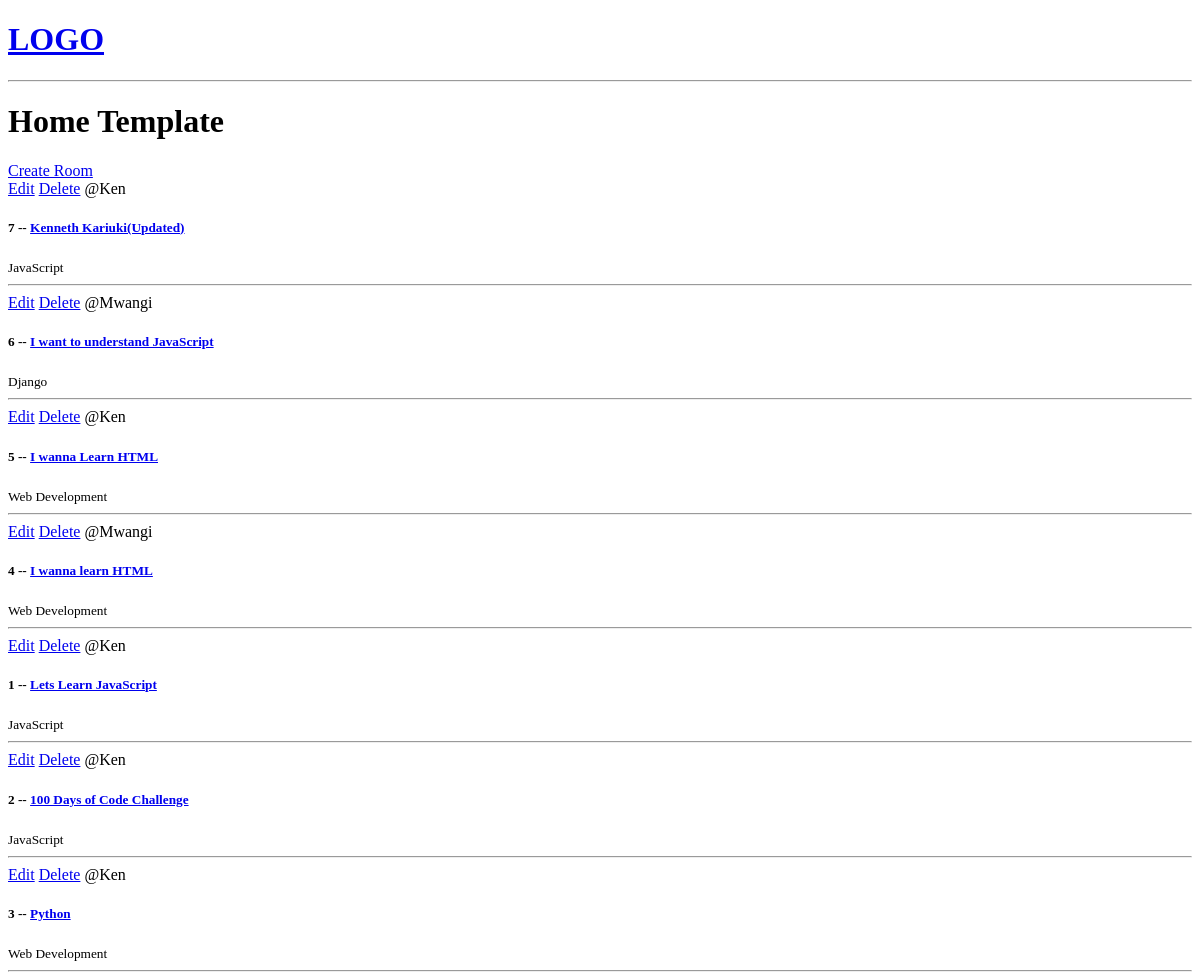
Before: / with the older database file.
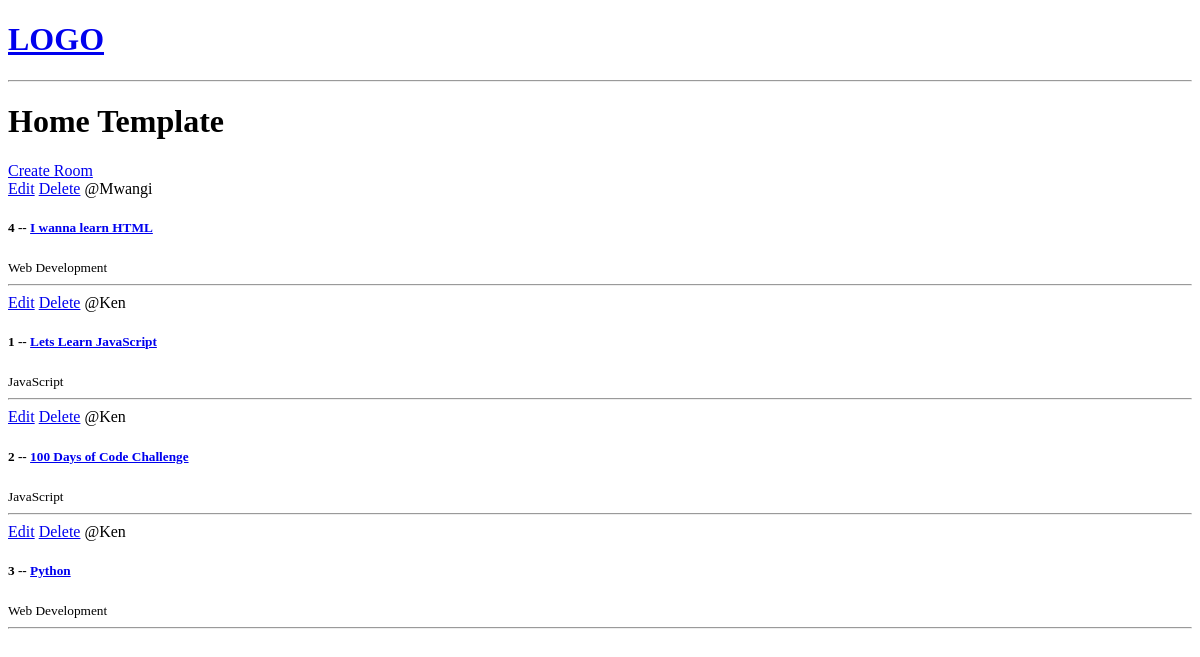
After: the same page with the newer database file.
### base/models.py (models this page shows, shortened)
class Room(models.Model):
    host = models.ForeignKey(User, on_delete=models.SET_NULL, null=True)
    topic = models.ForeignKey(Topic, on_delete=models.SET_NULL, null=True)
    name = models.CharField(max_length=200)
    description = models.TextField(null=True, blank=True)
    updated = models.DateTimeField(auto_now=True)
    created = models.DateTimeField(auto_now_add=True)
    class Meta:
        ordering = ['-updated', '-created']

class Topic(models.Model):
    name = models.CharField(max_length=200)

### base/views.py (the view)
# urls.py: path('', views.home, name="home"),
def home(request):
    rooms = Room.objects.all()
    context = {'rooms': rooms}
    return render(request, 'base/home.html', context)

### base/templates/base/home.html
{% extends 'main.html' %}
{% block content %}
<h1>Home Template</h1>
<div>
    <a href="{% url 'create-room' %}">Create Room</a>
    <div>
        {% for room in rooms %}
            <div>
                <a href="{% url 'update-room' room.id %}">Edit</a>
                <a href="{% url 'delete-room' room.id %}">Delete</a>
                <span>@{{room.host.username}}</span>
                <h5>{{room.id}} -- <a href="{% url 'room' room.id %}">{{room.name}}</a></h5>
                <small>{{room.topic.name}}</small>
                <hr>
            </div>
        {% endfor %}
    </div>
</div>
{% endblock content %}

### templates/main.html (shortened to what this page needs)
<!DOCTYPE html>
<html>
<head>
</head>
<body>
    {% include 'navbar.html' %}
    {% block content %}
    {% endblock  %}
</body>
</html>

### templates/navbar.html
<a href="/">
    <h1>LOGO</h1>
</a>
<hr>

Changed rows visible on the page:
removed Room: host.username "Ken", id "7", name "Kenneth Kariuki(Updated)", topic.name "JavaScript"
removed Room: host.username "Mwangi", id "6", name "I want to understand JavaScript", topic.name "Django"
removed Room: host.username "Ken", id "5", name "I wanna Learn HTML", topic.name "Web Development"
